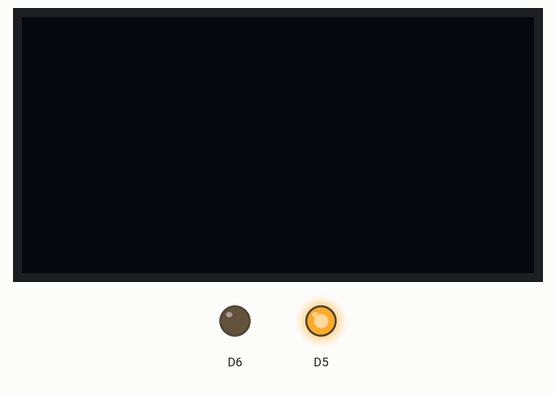
Simulated run of this program. Board: ESP8266 (NodeMCU). Parts: 128×64 one-colour display, output pins drawn as LEDs (lit = HIGH).

Above: at 0.1 s.
At 0.6 s:
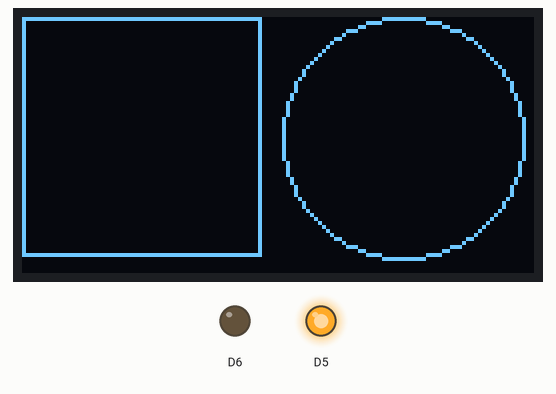
At 1.1 s:
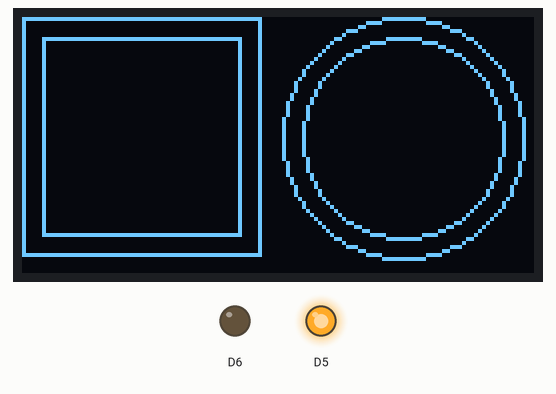
At 2.7 s:
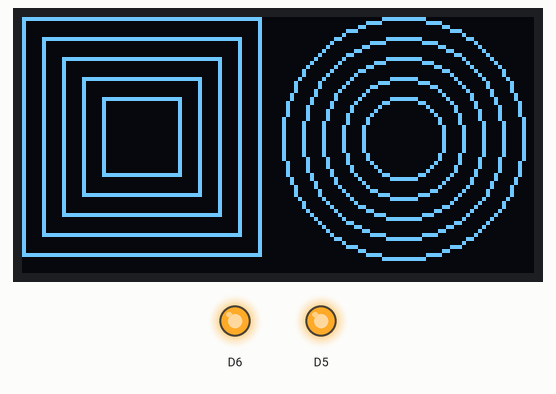
Timing chart, 0 to 40.0 s (numbered marks = the images above):
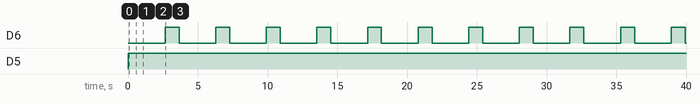

The program:

main.cpp
```cpp
//Program to generate a rectangular & circular pattern on OLED display
// Testing GIT

#include <Arduino.h>
#include <ESP8266WiFi.h>
#include <Wire.h>
#include <Adafruit_SSD1306.h>
#include <Adafruit_GFX.h>
#include <Adafruit_I2CDevice.h>


#define SCREEN_WIDTH 128 // OLED display width, in pixels
#define SCREEN_HEIGHT 64 // OLED display height, in pixels


// Declaration for an SSD1306 display connected to I2C (SDA, SCL pins)
Adafruit_SSD1306 disobj(SCREEN_WIDTH, SCREEN_HEIGHT, &Wire, -1);


void setup() {

  int width_c=60;
  int height_c=60;
  int centre_coordinate_x=95;
  int centre_coordinate_y=30;
  int radius=30;
  Serial.begin(9600);

   pinMode(D5,OUTPUT);
   pinMode(D6,OUTPUT);
 // Function to activate the OLED display voltage & provide an I2C address.
 // LED glows if function call is successfull and returns TRUE.
  if(disobj.begin(SSD1306_SWITCHCAPVCC,0x3C))
  {
       digitalWrite(D5,HIGH);
  }
  else {

      digitalWrite(D5,LOW);
  }

disobj.clearDisplay();
while(1){
  disobj.clearDisplay();
  digitalWrite(D6,LOW);
  for(int pixel_c=0; pixel_c<=30; pixel_c+=5)
{
  delay(500);
 disobj.drawRect(pixel_c,pixel_c,width_c,height_c,WHITE);
 disobj.drawCircle(centre_coordinate_x,centre_coordinate_y,radius,WHITE);
 disobj.display();
     width_c=width_c-10;
     height_c=height_c-10;
     radius=radius-5;
     if(width_c==10 && height_c==10)
     {
            pixel_c=0;
            width_c = 60;
            height_c=60;
            radius=30;
            break;
     }

}
digitalWrite(D6,HIGH);
disobj.clearDisplay();
delay(1000);


}
}

void loop()
{}
 
```

Measured:
- by itself, D6: alternates HIGH for 1.0 s and LOW for 2.6 s
- by itself, D5: LOW → HIGH at 0.03 s
- by itself, everything shown: repeats every 3.6 s, in 7 steps
- what the display in image 1 shows lasts 0.5 s, from 0.6 s to 1.1 s
